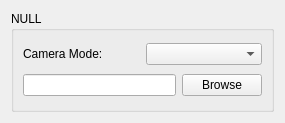
<?xml version="1.0" encoding="UTF-8"?>
<ui version="4.0">
 <class>ConfigureCameraIndividual</class>
 <widget class="QWidget" name="ConfigureCameraIndividual">
  <property name="geometry">
   <rect>
    <x>0</x>
    <y>0</y>
    <width>285</width>
    <height>123</height>
   </rect>
  </property>
  <property name="cameraId" stdset="0">
   <number>-1</number>
  </property>
  <property name="cameraTitle" stdset="0">
   <string>NULL</string>
  </property>
  <layout class="QVBoxLayout" name="verticalLayout_1">
   <item>
    <widget class="QGroupBox" name="groupBox1">
     <property name="title">
      <string>NULL</string>
     </property>
     <layout class="QVBoxLayout">
      <item>
       <layout class="QHBoxLayout">
        <item>
         <widget class="QLabel" name="camera_mode_label">
          <property name="text">
           <string>Camera Mode:</string>
          </property>
         </widget>
        </item>
        <item>
         <widget class="QComboBox" name="camera_mode_combobox"/>
        </item>
       </layout>
      </item>
      <item>
       <layout class="QHBoxLayout">
        <item>
         <widget class="QLineEdit" name="image_path"/>
        </item>
        <item>
         <widget class="QPushButton" name="image_browse_button">
          <property name="sizePolicy">
           <sizepolicy hsizetype="Fixed" vsizetype="Fixed">
            <horstretch>0</horstretch>
            <verstretch>0</verstretch>
           </sizepolicy>
          </property>
          <property name="layoutDirection">
           <enum>Qt::RightToLeft</enum>
          </property>
          <property name="text">
           <string>Browse</string>
          </property>
         </widget>
        </item>
       </layout>
      </item>
     </layout>
    </widget>
   </item>
  </layout>
 </widget>
 <resources/>
 <connections/>
</ui>
